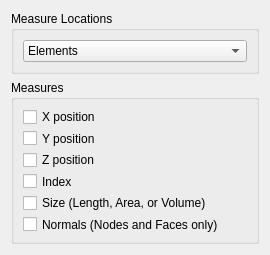
<?xml version="1.0" encoding="UTF-8"?>
<ui version="4.0">
 <class>ReportFieldGeometryMeasures</class>
 <widget class="QDialog" name="ReportFieldGeometryMeasures">
  <property name="geometry">
   <rect>
    <x>0</x>
    <y>0</y>
    <width>270</width>
    <height>255</height>
   </rect>
  </property>
  <property name="minimumSize">
   <size>
    <width>270</width>
    <height>255</height>
   </size>
  </property>
  <property name="windowTitle">
   <string>Dialog</string>
  </property>
  <layout class="QVBoxLayout" name="verticalLayout_3">
   <item>
    <widget class="QGroupBox" name="groupBox">
     <property name="title">
      <string>Measure Locations</string>
     </property>
     <layout class="QVBoxLayout" name="verticalLayout">
      <item>
       <widget class="QComboBox" name="simplexComboBox_">
        <item>
         <property name="text">
          <string>Elements</string>
         </property>
        </item>
        <item>
         <property name="text">
          <string>Nodes</string>
         </property>
        </item>
        <item>
         <property name="text">
          <string>Edges</string>
         </property>
        </item>
        <item>
         <property name="text">
          <string>Faces</string>
         </property>
        </item>
        <item>
         <property name="text">
          <string>Cells</string>
         </property>
        </item>
       </widget>
      </item>
     </layout>
    </widget>
   </item>
   <item>
    <widget class="QGroupBox" name="groupBox_2">
     <property name="title">
      <string>Measures</string>
     </property>
     <layout class="QVBoxLayout" name="verticalLayout_2">
      <item>
       <widget class="QCheckBox" name="xPositionCheckBox_">
        <property name="text">
         <string>X position</string>
        </property>
       </widget>
      </item>
      <item>
       <widget class="QCheckBox" name="yPositionCheckBox_">
        <property name="text">
         <string>Y position</string>
        </property>
       </widget>
      </item>
      <item>
       <widget class="QCheckBox" name="zPositionCheckBox_">
        <property name="text">
         <string>Z position</string>
        </property>
       </widget>
      </item>
      <item>
       <widget class="QCheckBox" name="indexCheckBox_">
        <property name="text">
         <string>Index</string>
        </property>
       </widget>
      </item>
      <item>
       <widget class="QCheckBox" name="sizeCheckBox_">
        <property name="text">
         <string>Size (Length, Area, or Volume)</string>
        </property>
       </widget>
      </item>
      <item>
       <widget class="QCheckBox" name="normalsCheckBox_">
        <property name="text">
         <string>Normals (Nodes and Faces only)</string>
        </property>
       </widget>
      </item>
     </layout>
    </widget>
   </item>
  </layout>
 </widget>
 <resources/>
 <connections/>
</ui>
